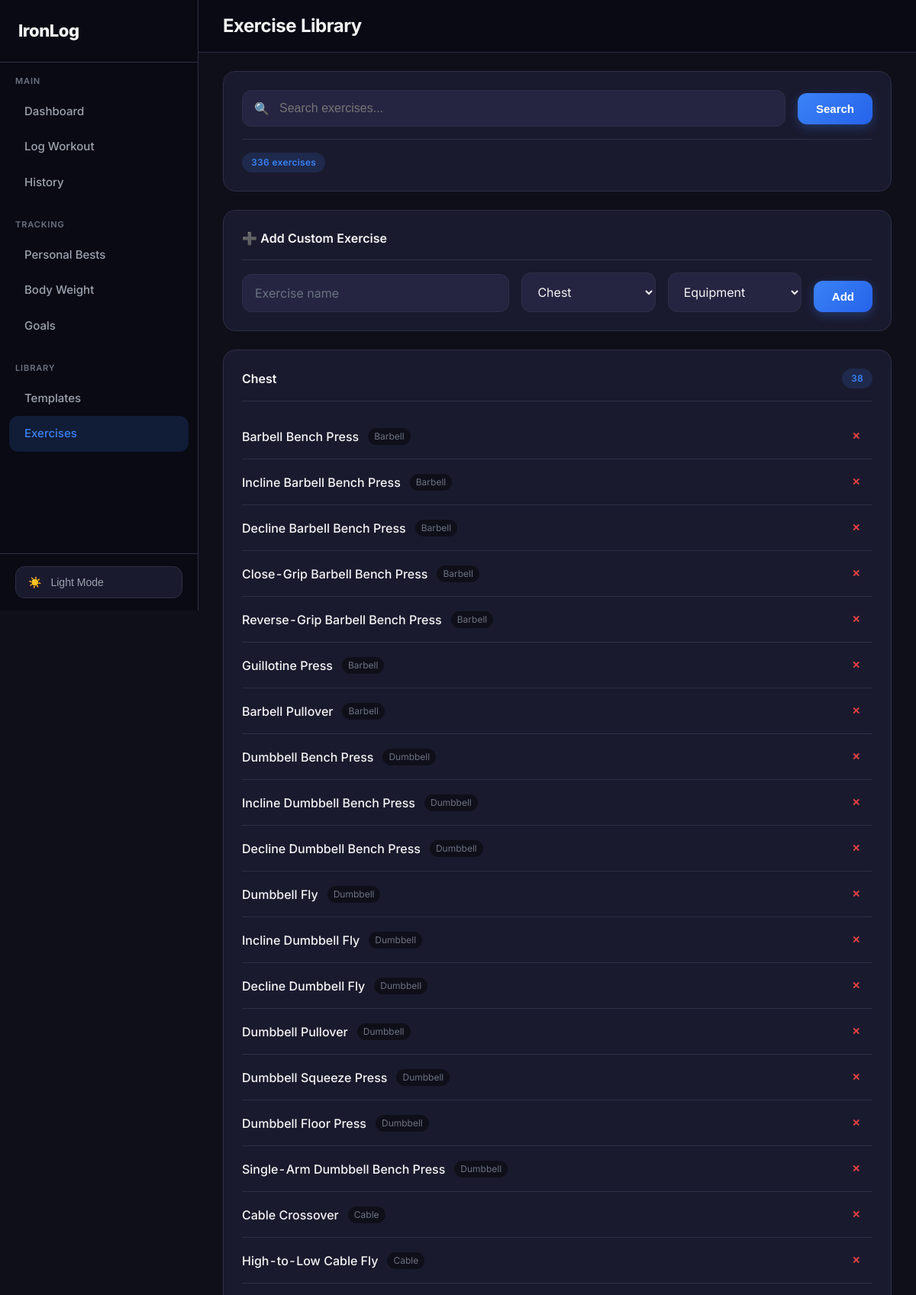
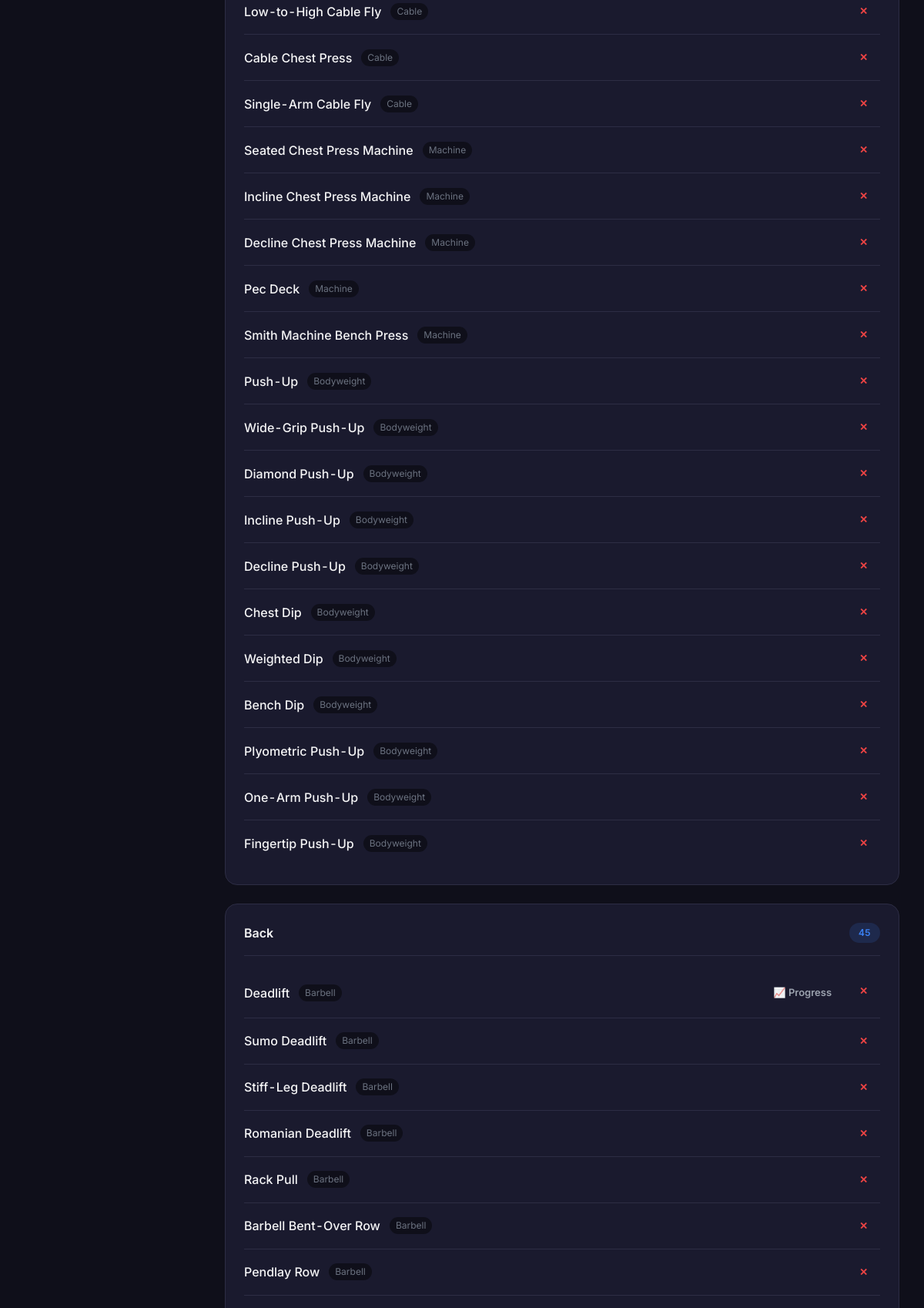
The page /exercises/ (upper part) on the database its author committed (2 pictures, top to bottom).
### workouts/models.py (models this page shows, shortened)
class Exercise(models.Model):
    MUSCLE_GROUPS = [
        ('chest', 'Chest'),
        ('back', 'Back'),
        ('shoulders', 'Shoulders'),
        ('legs', 'Legs'),
        ('biceps', 'Biceps'),
        ('triceps', 'Triceps'),
        ('core', 'Core'),
        ('cardio', 'Cardio'),
        ('glutes', 'Glutes'),
        ('forearms', 'Forearms'),
        ('calves', 'Calves'),
        ('traps', 'Traps'),
    ]
    name = models.CharField(max_length=100)
    muscle_group = models.CharField(max_length=20, choices=MUSCLE_GROUPS)
    equipment = models.CharField(max_length=50, blank=True, default='')  # barbell, dumbbell, machine, etc.
    class Meta:
        ordering = ['muscle_group', 'name']
        unique_together = ['name', 'muscle_group']

### workouts/views.py (the view, shortened to what this page needs)
# urls.py: path('exercises/', views.ExerciseListView.as_view(), name='exercises'),
class ExerciseListView(View):
    def get(self, request):
        search = request.GET.get('search', '')
        exercises_by_group = {}
        queryset = Exercise.objects.annotate(set_count=Count('sets'))
        if search:
            queryset = queryset.filter(name__icontains=search)
        for exercise in queryset:
            group = exercise.get_muscle_group_display()
            if group not in exercises_by_group:
                exercises_by_group[group] = []
            exercises_by_group[group].append(exercise)
        context = {
            'exercises_by_group': exercises_by_group,
            'muscle_groups': Exercise.MUSCLE_GROUPS,
            'search': search,
            'total_count': Exercise.objects.count(),
        }
        return render(request, 'workouts/exercises.html', context)

### templates/workouts/exercises.html (shortened to what this page needs)
{% extends 'base.html' %}
{% block page_title %}Exercise Library{% endblock %}
{% block content %}
<div class="card">
    <form method="get" class="search-form">
        <div class="search-input-wrap">
            <span class="search-icon">🔍</span>
            <input type="text" name="search" class="search-input" placeholder="Search exercises..." value="{{ search }}">
        </div>
        <button type="submit" class="btn btn-primary">Search</button>
    </form>
    <div class="exercise-count">
        <span class="badge badge-primary">{{ total_count }} exercises</span>
    </div>
</div>
<div class="card">
    <div class="card-header">
        <h2 class="card-title">➕ Add Custom Exercise</h2>
    </div>
    <form method="post" class="add-exercise-form">
        <div class="form-row">
            <div class="form-group" style="flex: 2;">
                <input type="text" name="name" class="form-control" placeholder="Exercise name" required>
            </div>
            <div class="form-group" style="flex: 1;">
                <select name="muscle_group" class="form-control" required>
                    {% for value, label in muscle_groups %}
                    <option value="{{ value }}">{{ label }}</option>
                    {% endfor %}
                </select>
            </div>
            <div class="form-group" style="flex: 1;">
                <select name="equipment" class="form-control">
                    <option value="">Equipment</option>
                </select>
            </div>
            <button type="submit" class="btn btn-primary">Add</button>
        </div>
    </form>
</div>
{% if exercises_by_group %}
{% for group, exercises in exercises_by_group.items %}
<div class="card">
    <div class="card-header">
        <h2 class="card-title">{{ group }}</h2>
        <span class="badge badge-primary">{{ exercises|length }}</span>
    </div>
    <div class="exercise-list">
        {% for exercise in exercises %}
        <div class="exercise-item">
            <div class="exercise-info">
                <span class="exercise-name">{{ exercise.name }}</span>
                {% if exercise.equipment %}
                <span class="exercise-equipment">{{ exercise.equipment }}</span>
                {% endif %}
            </div>
            <div class="exercise-actions">
                {% if exercise.set_count > 0 %}
                <a href="{% url 'exercise_progress' exercise.id %}" class="btn btn-ghost btn-sm">📈 Progress</a>
                {% endif %}
                <form method="post" action="{% url 'delete_exercise' exercise.id %}" style="display: inline;">
                    <button type="submit" class="btn btn-ghost btn-sm" style="color: var(--danger);" onclick="return confirm('Delete {{ exercise.name }}?')">✕</button>
                </form>
            </div>
        </div>
        {% endfor %}
    </div>
</div>
{% endfor %}
{% endif %}
{% endblock %}

### templates/base.html (style rules this page uses)
:root { --bg-main: #0F0F1A; --bg-card: #1A1A2E; --bg-card-hover: #252542; --bg-sidebar: #0A0A14; --bg-input: #252542; --accent: #3B82F6; --accent-hover: #2563EB; --accent-light: rgba(59, 130, 246, 0.15); --accent-glow: rgba(59, 130, 246, 0.3); --text-primary: #F4F4F5; --text-secondary: #9CA3AF; --text-muted: #6B7280; --border: #2D2D44; --border-light: #3D3D5C; --shadow: 0 4px 20px rgba(0,0,0,0.3); --shadow-lg: 0 8px 40px rgba(0,0,0,0.4); --radius: 12px; --radius-lg: 16px; --radius-full: 9999px; --success: #10B981; --success-light: rgba(16, 185, 129, 0.15); --warning: #F59E0B; --warning-light: rgba(245, 158, 11, 0.15); --danger: #EF4444; --danger-light: rgba(239, 68, 68, 0.15); --pr-gold: #FFD700; --pr-gold-light: rgba(255, 215, 0, 0.15); }
* { margin: 0; padding: 0; box-sizing: border-box; }
html { font-feature-settings: 'tnum' on, 'lnum' on; }
body { font-family: 'Inter', -apple-system, BlinkMacSystemFont, sans-serif; background: var(--bg-main); color: var(--text-primary); line-height: 1.5; min-height: 100vh; -webkit-font-smoothing: antialiased; }
.card { background: var(--bg-card); border-radius: var(--radius-lg); border: 1px solid var(--border); padding: 1.5rem; margin-bottom: 1.5rem; transition: all 0.2s; }
.card-header { display: flex; justify-content: space-between; align-items: center; margin-bottom: 1rem; padding-bottom: 1rem; border-bottom: 1px solid var(--border); }
.card-title { font-size: 1rem; font-weight: 600; margin: 0; display: flex; align-items: center; gap: 0.5rem; }
.btn { display: inline-flex; align-items: center; justify-content: center; padding: 0.75rem 1.5rem; font-size: 0.9375rem; font-weight: 600; border-radius: var(--radius); border: none; cursor: pointer; text-decoration: none; transition: all 0.2s; gap: 0.5rem; }
.btn-primary { background: linear-gradient(135deg, var(--accent) 0%, #2563EB 100%); color: white; box-shadow: 0 4px 14px var(--accent-glow); }
.btn-ghost { background: transparent; color: var(--text-secondary); padding: 0.5rem 0.75rem; }
.btn-sm { padding: 0.5rem 1rem; font-size: 0.8125rem; }
.form-group { margin-bottom: 1.25rem; }
.form-control { width: 100%; padding: 0.875rem 1rem; font-size: 1rem; border: 1px solid var(--border); border-radius: var(--radius); background: var(--bg-input); color: var(--text-primary); transition: all 0.2s; font-family: inherit; }
.form-control::placeholder { color: var(--text-muted); }
.badge { display: inline-flex; align-items: center; padding: 0.25rem 0.75rem; font-size: 0.75rem; font-weight: 600; border-radius: var(--radius-full); letter-spacing: 0.02em; }
.badge-primary { background: var(--accent-light); color: var(--accent); }

### templates/workouts/exercises.html (style rules this page uses)
.search-form { display: flex; gap: 1rem; align-items: center; }
.search-input-wrap { flex: 1; position: relative; display: flex; align-items: center; }
.search-icon { position: absolute; left: 1rem; font-size: 1rem; }
.search-input { width: 100%; padding: 0.875rem 1rem 0.875rem 3rem; font-size: 1rem; border: 1px solid var(--border); border-radius: var(--radius); background: var(--bg-input); color: var(--text-primary); }
.exercise-count { margin-top: 1rem; padding-top: 1rem; border-top: 1px solid var(--border); }
.add-exercise-form .form-row { display: flex; gap: 1rem; align-items: flex-end; }
.add-exercise-form .form-group { margin-bottom: 0; }
.exercise-list { display: flex; flex-direction: column; }
.exercise-item { display: flex; justify-content: space-between; align-items: center; padding: 0.875rem 0; border-bottom: 1px solid var(--border); }
.exercise-item:last-child { border-bottom: none; }
.exercise-info { display: flex; align-items: center; gap: 0.75rem; }
.exercise-name { font-weight: 500; }
.exercise-equipment { font-size: 0.75rem; color: var(--text-muted); text-transform: capitalize; padding: 0.125rem 0.5rem; background: var(--bg-main); border-radius: var(--radius); }
.exercise-actions { display: flex; gap: 0.25rem; }

### rows shown on the page
Exercise: name "Barbell Bench Press", equipment "Barbell"
Exercise: name "Incline Barbell Bench Press", equipment "Barbell"
Exercise: name "Decline Barbell Bench Press", equipment "Barbell"
Exercise: name "Close-Grip Barbell Bench Press", equipment "Barbell"
Exercise: name "Reverse-Grip Barbell Bench Press", equipment "Barbell"
Exercise: name "Guillotine Press", equipment "Barbell"
Exercise: name "Barbell Pullover", equipment "Barbell"
Exercise: name "Dumbbell Bench Press", equipment "Dumbbell"
Exercise: name "Incline Dumbbell Bench Press", equipment "Dumbbell"
Exercise: name "Decline Dumbbell Bench Press", equipment "Dumbbell"
Exercise: name "Dumbbell Fly", equipment "Dumbbell"
Exercise: name "Incline Dumbbell Fly", equipment "Dumbbell"
Exercise: name "Decline Dumbbell Fly", equipment "Dumbbell"
Exercise: name "Dumbbell Pullover", equipment "Dumbbell"
Exercise: name "Dumbbell Squeeze Press", equipment "Dumbbell"
Exercise: name "Dumbbell Floor Press", equipment "Dumbbell"
Exercise: name "Single-Arm Dumbbell Bench Press", equipment "Dumbbell"
Exercise: name "Cable Crossover", equipment "Cable"
Exercise: name "High-to-Low Cable Fly", equipment "Cable"
Exercise: name "Low-to-High Cable Fly", equipment "Cable"
Exercise: name "Cable Chest Press", equipment "Cable"
Exercise: name "Single-Arm Cable Fly", equipment "Cable"
Exercise: name "Seated Chest Press Machine", equipment "Machine"
Exercise: name "Incline Chest Press Machine", equipment "Machine"
Exercise: name "Decline Chest Press Machine", equipment "Machine"
Exercise: name "Pec Deck", equipment "Machine"
Exercise: name "Smith Machine Bench Press", equipment "Machine"
Exercise: name "Push-Up", equipment "Bodyweight"
Exercise: name "Wide-Grip Push-Up", equipment "Bodyweight"
Exercise: name "Diamond Push-Up", equipment "Bodyweight"
Exercise: name "Incline Push-Up", equipment "Bodyweight"
Exercise: name "Decline Push-Up", equipment "Bodyweight"
Exercise: name "Chest Dip", equipment "Bodyweight"
Exercise: name "Weighted Dip", equipment "Bodyweight"
Exercise: name "Bench Dip", equipment "Bodyweight"
Exercise: name "Plyometric Push-Up", equipment "Bodyweight"
Exercise: name "One-Arm Push-Up", equipment "Bodyweight"
Exercise: name "Fingertip Push-Up", equipment "Bodyweight"
Exercise: name "Deadlift", equipment "Barbell", shows "📈 Progress"
Exercise: name "Sumo Deadlift", equipment "Barbell"
Exercise: name "Stiff-Leg Deadlift", equipment "Barbell"
Exercise: name "Romanian Deadlift", equipment "Barbell"
Exercise: name "Rack Pull", equipment "Barbell"
Exercise: name "Barbell Bent-Over Row", equipment "Barbell"
Exercise: name "Pendlay Row", equipment "Barbell"

### other values the page prints
{{ total_count }} "336"
{{ group }} "Chest" "Back"
{{ exercises|length }} "38" "45"
form field muscle_group "Chest"
